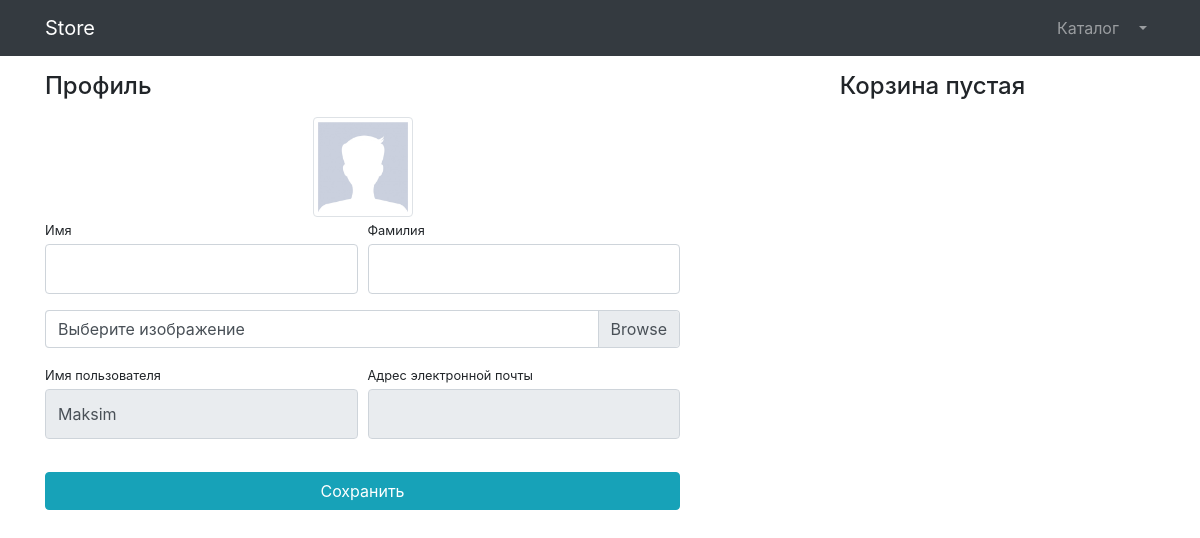
The page /users/profile/1 (signed in) on the database as committed earlier.
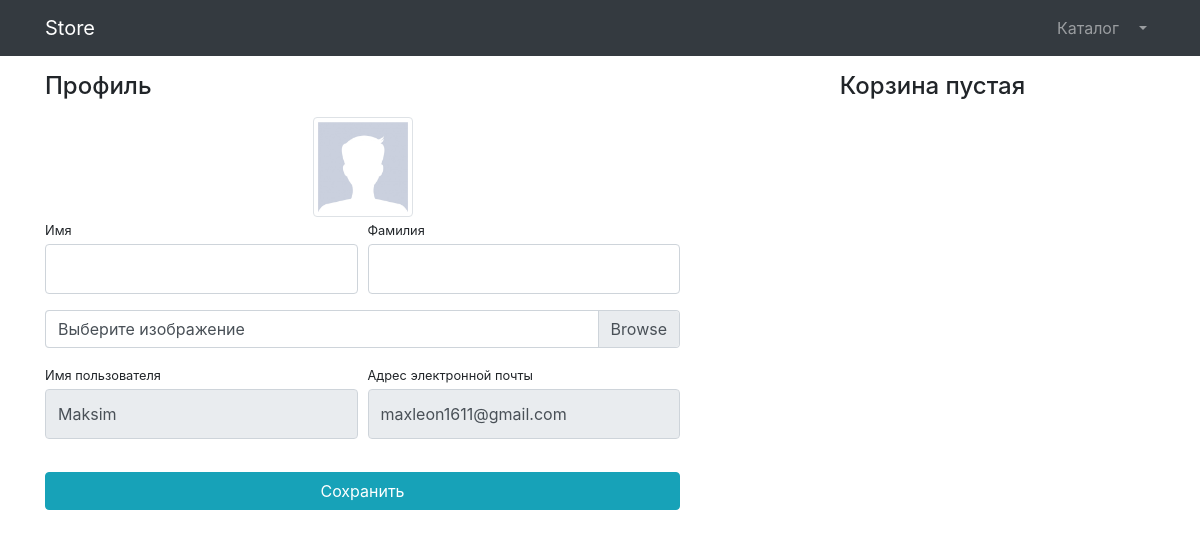
The same page on the database as committed later.
### users/models.py (models this page shows)
class User(AbstractUser):  # наследуемся от существующего класса и через upload_to добавляем новое необязательное поле
    image = models.ImageField(upload_to="users_images/", blank=True, null=True)
    is_verified_email = models.BooleanField(default=False)
    class Meta:
        verbose_name = 'Пользователя'
        verbose_name_plural = 'Пользователи'

### users/views.py (the view, shortened to what this page needs)
# urls.py: path('profile/<int:pk>',login_required(UserProfileView.as_view()), name='profile'),
class UserProfileView(TitleMixin,UpdateView):
    model = User
    template_name = 'users/profile.html'
    form_class = UserProfileForm
    title = 'Store - Профиль'
    def get_context_data(self, **kwargs):
        context = super(UserProfileView, self).get_context_data()
        context['baskets'] = Basket.objects.filter(user=self.object)  # self не забудь
        return context

### users/forms.py
class UserProfileForm(UserChangeForm):
    first_name = forms.CharField(widget=forms.TextInput(attrs={
        'class': 'form-control py-4',  # стиль для поля
    }))
    last_name = forms.CharField(widget=forms.TextInput(attrs={
        'class': 'form-control py-4', }))
    image = forms.ImageField(widget=forms.FileInput(attrs={
        'class': 'custom-file-label'}), required=False)  # необязательно добавлять
    username = forms.CharField(widget=forms.TextInput(attrs={
        'class': 'form-control py-4', 'readonly': True  # нельзя изменять
    }))
    email = forms.EmailField(widget=forms.TextInput(attrs={
        'class': 'form-control py-4', 'readonly': True
    }))
    class Meta:
        model = User
        fields = ['first_name', 'last_name', 'image', 'username', 'email']

### common/views.py (called while the page is built)
    def get_context_data(self, **kwargs):
        context=super(TitleMixin,self).get_context_data()
        context['title']=self.title
        return context

### users/templates/users/profile.html (shortened to what this page needs)
{% extends 'products/base.html' %}
{% load static %}
{% block style_css %}
    <link href="{% static '/vendor/css/profile.css' %}" rel="stylesheet">
{% endblock %}
{% block content %}
    <div class="container">
        <div class="row">
            <div class="col-lg-7">
                <h4 class="mt-3 mb-3">Профиль</h4>
                <div class="col-lg-12 text-center">
                    <img width="100" height="100"
                         src="{% if user.image %}{{ user.image.url }}{% else %}{% static '/vendor/img/users/default_avatar.jpg' %}{% endif %}"
                         class="img-thumbnail">
                </div>
                <form action="{% url 'users:profile' user.id %}" method="post" enctype="multipart/form-data">
                    <div class="form-row">
                        <div class="col-lg-6">
                            <div class="form-group">
                                <label class="small mb-1" for="{{ form.first_name.id_for_label }}">Имя</label>
                                {{ form.first_name }}
                            </div>
                        </div>
                        <div class="col-lg-6">
                            <div class="form-group">
                                <label class="small mb-1" for="{{ form.last_name.id_for_label }}">Фамилия</label>
                                {{ form.last_name }}
                            </div>
                        </div>
                    </div>
                    <div class="form-row mb-2">
                        <div class="col-lg-12">
                            <div class="custom-file">
                                <label class="custom-file-label" for="{{ form.image.id_for_label }}">Выберите
                                    изображение</label>
                            </div>
                        </div>
                    </div>
                    <div class="form-row">
                        <div class="col-lg-6">
                            <label class="small mb-1" for="{{ form.username.id_for_label }}">Имя пользователя</label>
                            {{ form.username }}
                        </div>
                        <div class="col-lg-6">
                            <label class="small mb-1" for="{{ form.email.id_for_label }}">Адрес электронной
                                почты</label>
                            {{ form.email }}
                        </div>
                    </div>
                    <div class="form-row">
                        <div class="col-lg-12" style="margin-top: 33px;">
                            <input class="btn btn-info btn-block" type="submit" value="Сохранить">
                        </div>
                    </div>
                </form>
            </div>
            <div class="col-lg-5">
                {% include 'users/basket.html' %}
            </div>
        </div>
    </div>
{% endblock %}

Rows that differ between the two databases and show on the page:
changed User "Maksim": email (not shown) → "maxleon1611@gmail.com"
